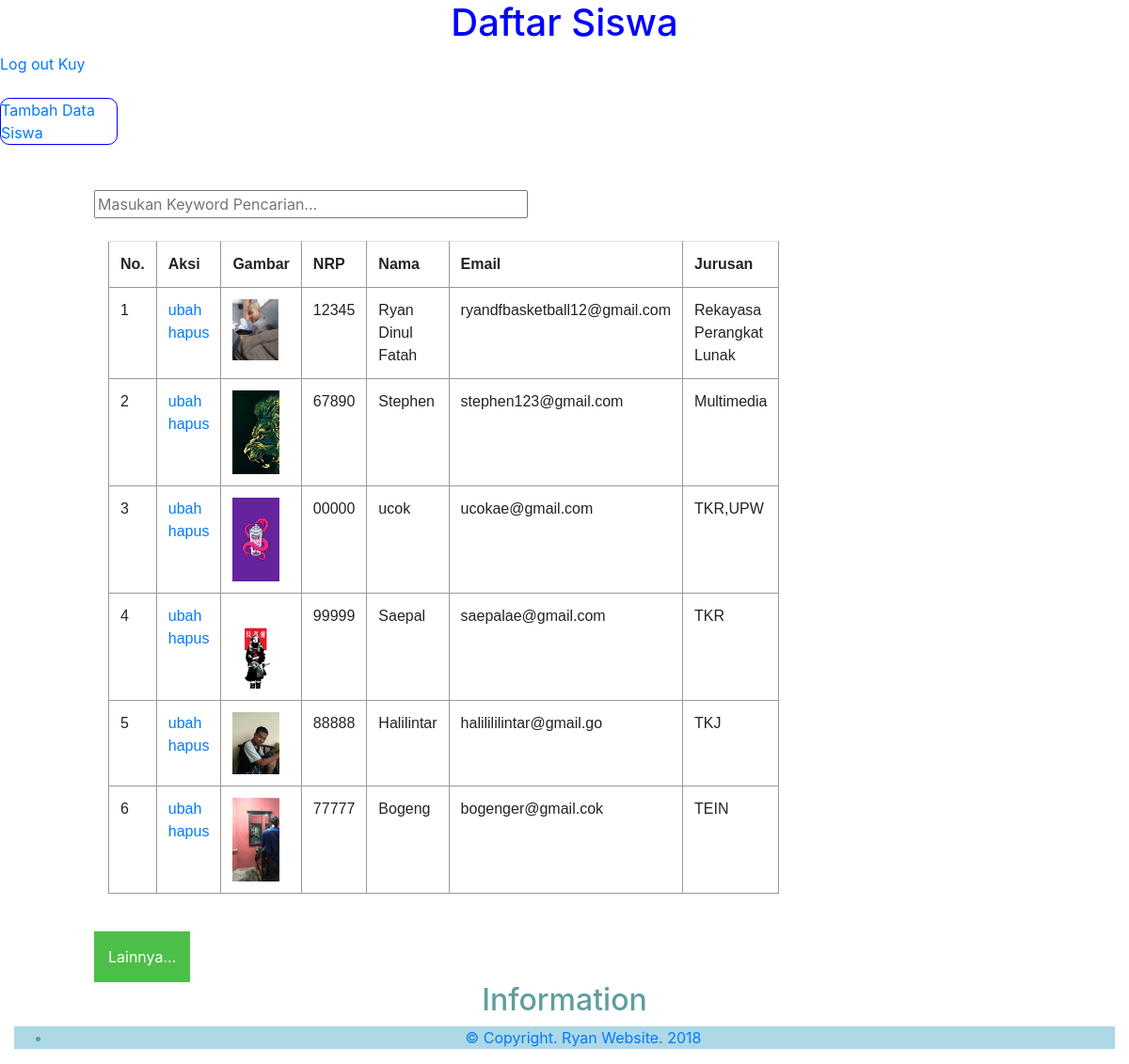
The app's page /index.php (signed in) with its own data.
### tables this page shows
CREATE TABLE `siswa` (
  `id` int(11) NOT NULL,
  `nama` varchar(100) DEFAULT NULL,
  `nrp` char(9) DEFAULT NULL,
  `email` varchar(100) DEFAULT NULL,
  `jurusan` varchar(100) DEFAULT NULL,
  `gambar` varchar(100) DEFAULT NULL
);

### function.php (called while the page is built, shortened)
<?php
$conn = mysqli_connect("sql309.epizy.com","epiz_22959983","WLmkaxdKmEtnker","epiz_22959983_phpryan");
function query($query) {
	global $conn;
	$result = mysqli_query($conn, $query);
	$rows = [];
	while( $row = mysqli_fetch_assoc($result) ) {
		$rows[] = $row;
	}
	return $rows;
}
 ?>

### index.php (the view, shortened to what this page needs)
<?php
require 'function.php';
$siswa = query("SELECT * FROM siswa");
 ?>
<!DOCTYPE html>
<html>
<head>
    <link rel="stylesheet" href="css/bootstrap.min.css">
</head>
<body>
<div class="DaftarSiswa">
	<h1>Daftar Siswa</h1>
</div>
<div class="logout">
<a href="logout.php">Log out Kuy</a>
</div>
<br>
<div class="tambahsiswa">
	<a href="tambah.php">Tambah Data Siswa</a>
</div>
<br><br>
<form action="" method="post" enctype="multipart/from-data">
<div class="pencarian">
	<input type="text" name="keyword" size="40" autofocus placeholder="Masukan Keyword Pencarian..." autocomplete="off" id="keyword">
</div>
</form>
<br>
<div class="container" id="container">
	<table class="table" border="2" cellpadding="10" cellspacing="0" align="center">
		<tr>
			<th>No.</th>
			<th>Aksi</th>
			<th>Gambar</th>
			<th>NRP</th>
			<th>Nama</th>
			<th>Email</th>
			<th>Jurusan</th>
		</tr>
		<?php $i = 1; ?>
		<?php foreach( $siswa as $row) : ?>
		<tr>
			<td><?= $i; ?></td>
			<td>
				<a href="ubah.php?id=<?= $row["id"]; ?>">ubah</a>
				<a href="hapus.php?id=<?= $row["id"]; ?>" onclick="return confirm('yakin nih ?');">hapus</a>
			</td>
			<td><img src="img/<?= $row["gambar"]; ?>" width="50">
			</td>
			<td><?= $row["nrp"] ?></td>
			<td><?= $row["nama"] ?></td>
			<td><?= $row["email"] ?></td>
			<td><?= $row["jurusan"] ?></td>
		</tr>
	<?php $i++; ?>
	<?php endforeach; ?>
	</table>
</div>
<br>
<div class="dropdown">
		<button class="dropdownbutton">Lainnya...</button>
</div>
<div class="footer">
	<footer id="footer">
		<div class="col">
			<h2>Information</h2>
				<ul>
					<li><a href="#">&copy; Copyright. Ryan Website. 2018</a></li>
				</ul>
		</div>
	</footer>
</div>
</body>
</html>

### index.php (style rules this page uses)
.DaftarSiswa h1 { color: blue; text-align: center; font-style: arial; width: 100%; white-space: nowrap; overflow: hidden; -webkit-animation : typing 5s steps(70, end); animation: animasi-ketik 5s steps(70, end); }
.dropdown { position: relative; display: inline-block; margin-left: 100px; }
.dropdownbutton { background-color: #4cbf48; color: white; padding: 15px; border: none; }
.table { font-family: sans-serif; color: #232323; border-collapse: collapse; }
.table, th, td { border: 1px solid #999; padding: 8px 20px; }
.tambahsiswa { border: 1px solid blue; width: 125px; border-radius: 10px; }
.container { width: 700px; margin-left: 100px; }
.pencarian { margin-left: 100px; }
.footer { overflow: hidden; text-align: center; color: #5f9ea0; }
ul { background-color: lightblue; }

### records on screen
siswa: gambar (picture), nrp "12345", nama "Ryan Dinul Fatah", email "ryandfbasketball12@gmail.com", jurusan "Rekayasa Perangkat Lunak"
siswa: gambar (picture), nrp "67890", nama "Stephen", email "stephen123@gmail.com", jurusan "Multimedia"
siswa: gambar (picture), nrp "00000", nama "ucok", email "ucokae@gmail.com", jurusan "TKR,UPW"
siswa: gambar (picture), nrp "99999", nama "Saepal", email "saepalae@gmail.com", jurusan "TKR"
siswa: gambar (picture), nrp "88888", nama "Halilintar", email "halilililintar@gmail.go", jurusan "TKJ"
siswa: gambar (picture), nrp "77777", nama "Bogeng", email "bogenger@gmail.cok", jurusan "TEIN"
